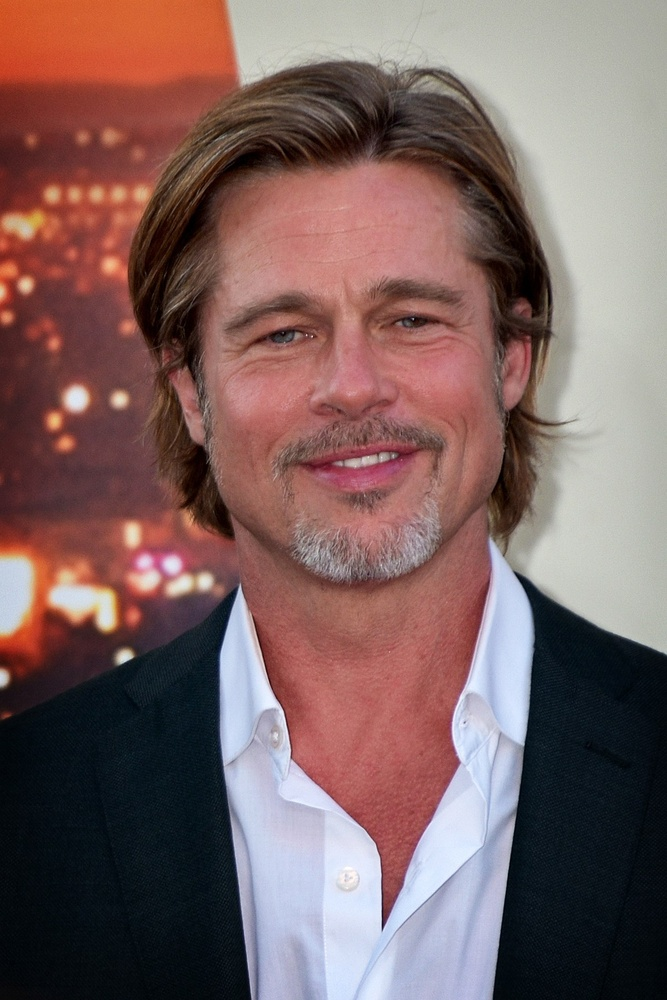
#> input picture OpenCV Course/Basic OpenCV/images/example1.jpg, 667 x 1000 px, shrunk from 1200 x 1800 before the run, given in place of the camera
$ jupyter execute 'Example HSV - Extra.ipynb'
#> lines starting #> are read from the running program, lines starting #| are printed output that depends on the picture; after the words box and inside, x2 and y2 are one past the last pixel; in counts of white or black regions, pixels touching at a corner belong together
[cell 1]
import cv2
import numpy as np

def nothing(x):
    pass

# Open the camera
cap = cv2.VideoCapture(0)

# Create a window
cv2.namedWindow('image')

# create trackbars for color change
cv2.createTrackbar('lowH','image',0,179,nothing)
#> slider 'lowH' is set to 35
cv2.createTrackbar('highH','image',179,179,nothing)

cv2.createTrackbar('lowS','image',0,255,nothing)
#> slider 'lowS' is set to 51
cv2.createTrackbar('highS','image',255,255,nothing)

cv2.createTrackbar('lowV','image',0,255,nothing)
#> slider 'lowV' is set to 51
cv2.createTrackbar('highV','image',255,255,nothing)

while(True):
    ret, frame = cap.read()
#> frame is the input picture: shape (1000, 667, 3); mean B, G, R 97.6, 99.1, 125.2

    # get current positions of the trackbars
    ilowH = cv2.getTrackbarPos('lowH', 'image')
    ihighH = cv2.getTrackbarPos('highH', 'image')
    ilowS = cv2.getTrackbarPos('lowS', 'image')
    ihighS = cv2.getTrackbarPos('highS', 'image')
    ilowV = cv2.getTrackbarPos('lowV', 'image')
    ihighV = cv2.getTrackbarPos('highV', 'image')

    # convert color to hsv because it is easy to track colors in this color model
    hsv = cv2.cvtColor(frame, cv2.COLOR_BGR2HSV)
#> hsv: shape (1000, 667, 3); mean H, S, V 53.7, 106.6, 132.4
    lower_hsv = np.array([ilowH, ilowS, ilowV])
    higher_hsv = np.array([ihighH, ihighS, ihighV])
    # Apply the cv2.inrange method to create a mask
    mask = cv2.inRange(hsv, lower_hsv, higher_hsv)
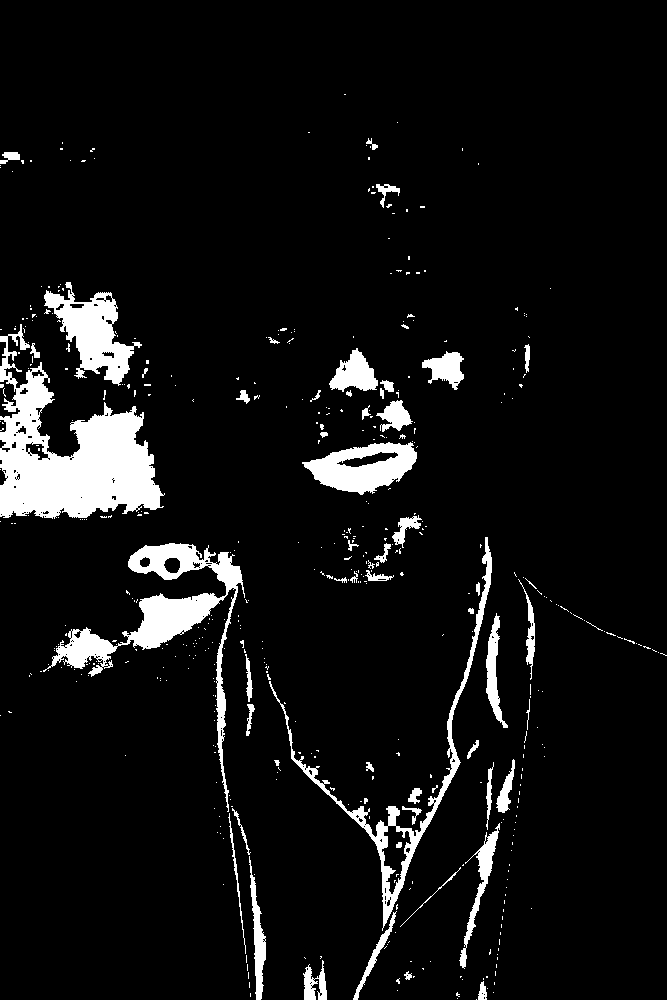
#> mask: shape (1000, 667); 7.1% white; 484 white regions (429 under 20 px), largest, box (x1, y1, x2, y2) and area: (0, 324, 165, 519) 14785, (43, 543, 245, 812) 8039, (269, 537, 492, 931) 4204
    # Apply the mask on the image to extract the original color
    frame = cv2.bitwise_and(frame, frame, mask=mask)
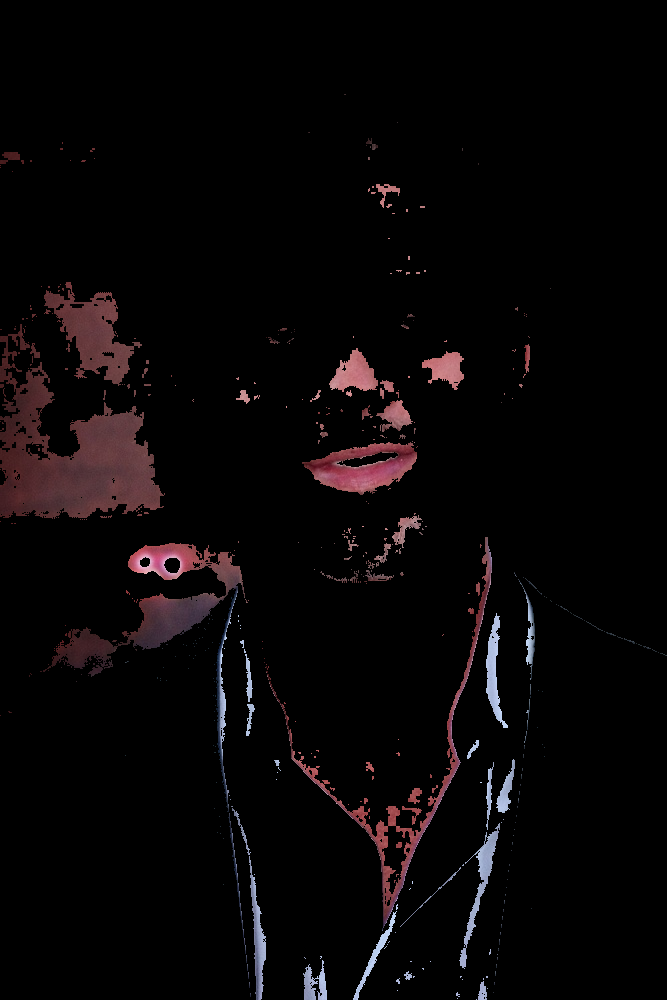
#> frame: shape (1000, 667, 3); mean B, G, R 6.4, 5.7, 8.5
    cv2.imshow('image', frame)
    # Press q to exit
    if cv2.waitKey(1) & 0xFF == ord('q'):
#> (key q is pressed here)
        break

cap.release()
cv2.destroyAllWindows()

$ run again, on OpenCV Course/Basic OpenCV/images/example2.jpg
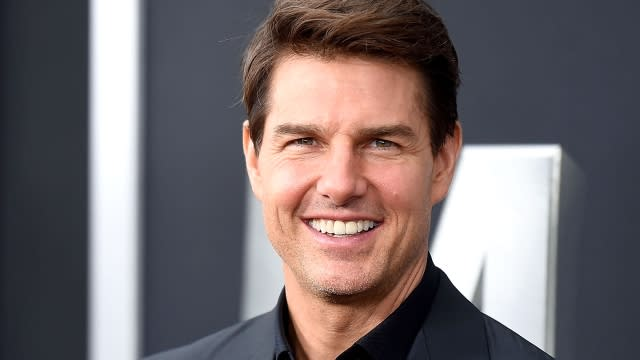
#> input picture OpenCV Course/Basic OpenCV/images/example2.jpg, 640 x 360 px, given in place of the camera
#> frame is the input picture: shape (360, 640, 3); mean B, G, R 108.2, 106, 115.3
#> hsv: shape (360, 640, 3); mean H, S, V 79.9, 61.9, 124.5
#> `mask = cv2.inRange(hsv, lower_hsv, higher_hsv)`:
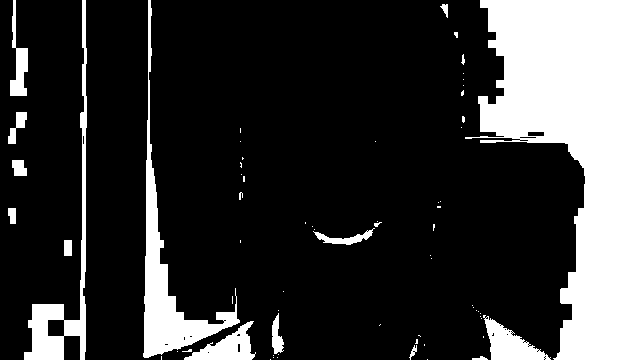
#> mask: shape (360, 640); 21.7% white; 67 white regions (49 under 20 px), largest, box (x1, y1, x2, y2) and area: (465, 0, 640, 360) 35894, (143, 0, 240, 358) 5515, (24, 0, 87, 360) 3479
#> `frame = cv2.bitwise_and(frame, frame, mask=mask)`:
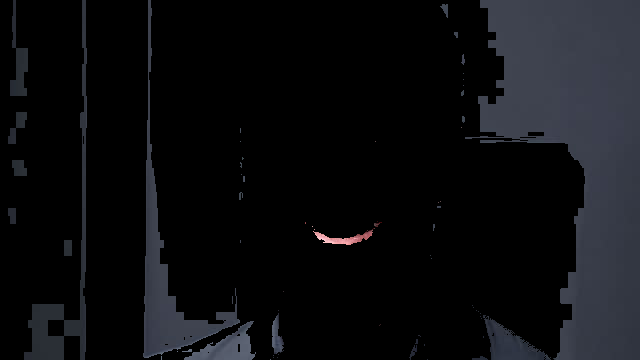
#> frame: shape (360, 640, 3); mean B, G, R 16.1, 13.5, 12.7

$ run again, on OpenCV Course/Basic OpenCV/images/soccer_practice.jpg
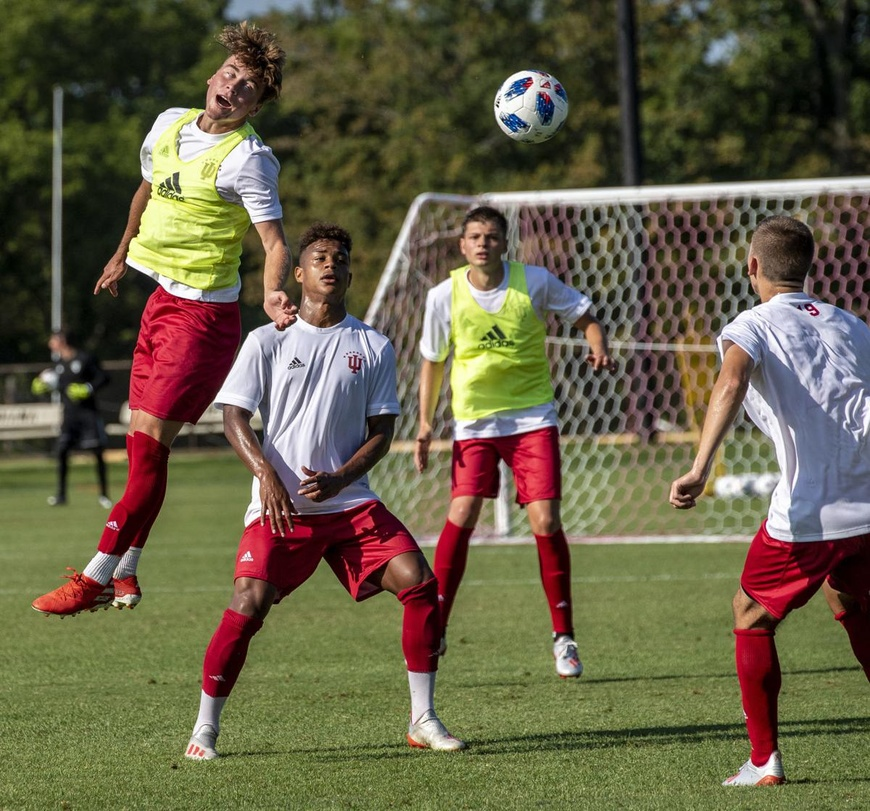
#> input picture OpenCV Course/Basic OpenCV/images/soccer_practice.jpg, 870 x 811 px, shrunk from 1200 x 1119 before the run, given in place of the camera
#> frame is the input picture: shape (811, 870, 3); mean B, G, R 70.9, 96, 102.6
#> hsv: shape (811, 870, 3); mean H, S, V 53.8, 108.8, 109.8
#> `mask = cv2.inRange(hsv, lower_hsv, higher_hsv)`:
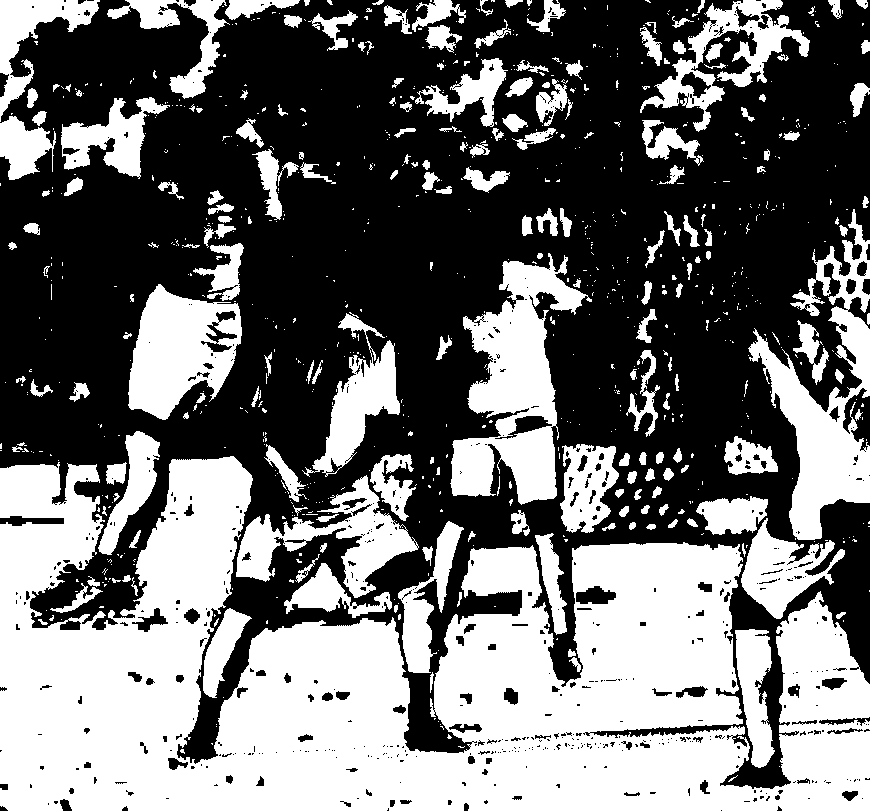
#> mask: shape (811, 870); 43.7% white; 851 white regions (643 under 20 px), largest, box (x1, y1, x2, y2) and area: (0, 456, 870, 811) 179448, (450, 253, 592, 505) 16146, (748, 209, 870, 540) 13938
#> `frame = cv2.bitwise_and(frame, frame, mask=mask)`:
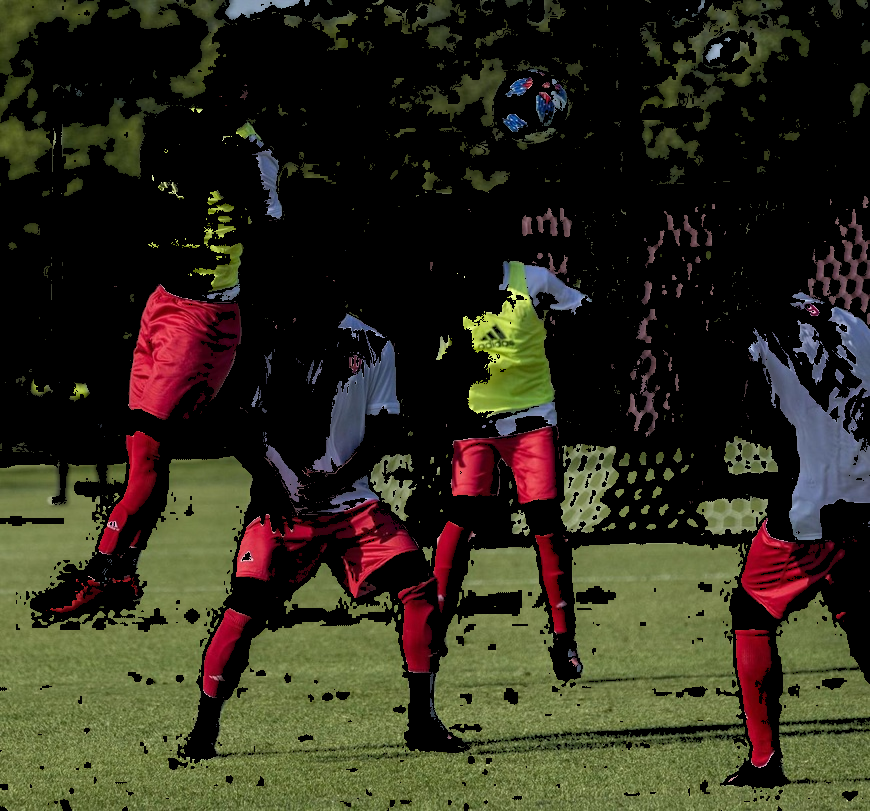
#> frame: shape (811, 870, 3); mean B, G, R 29.2, 44.3, 47.3
